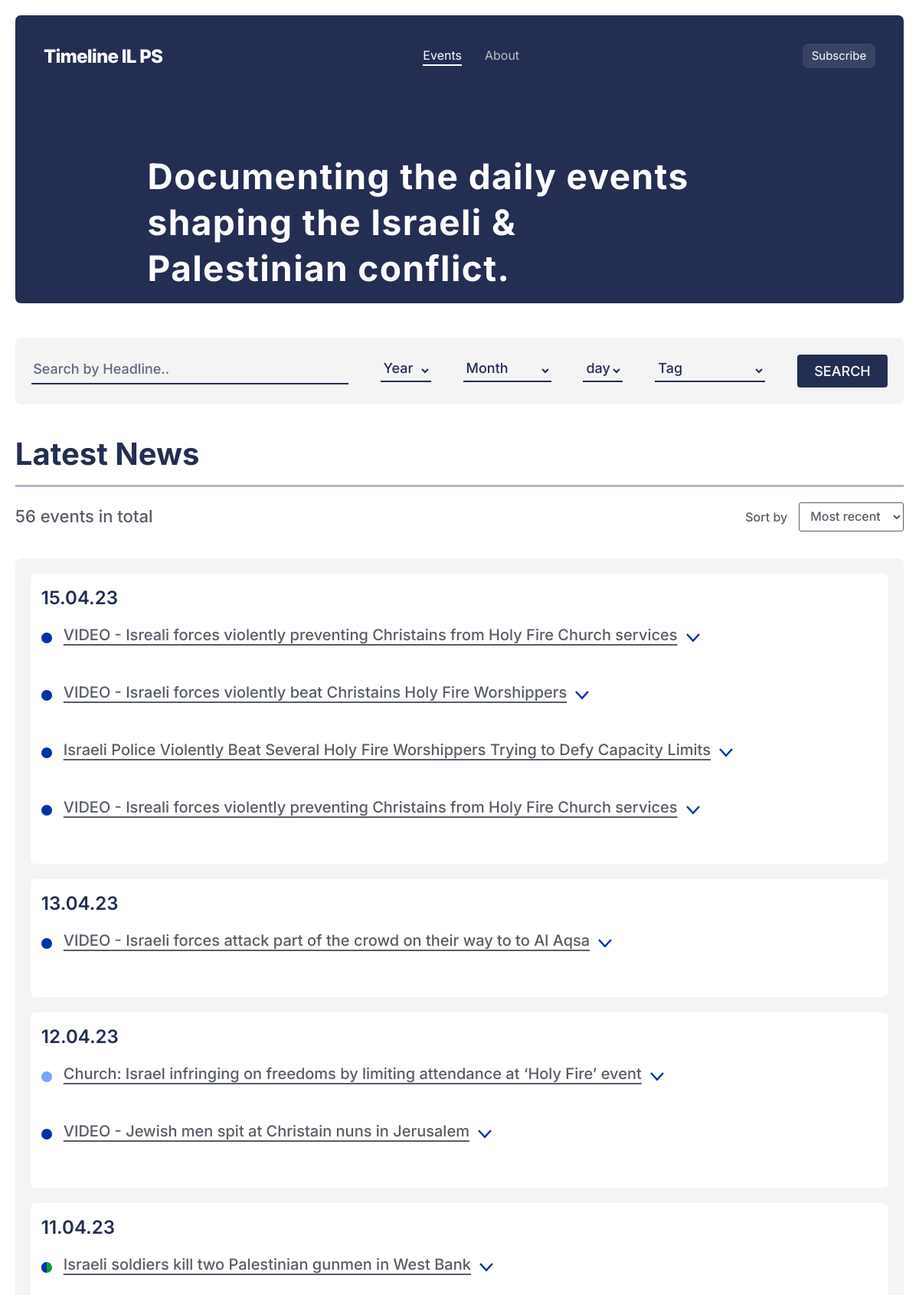
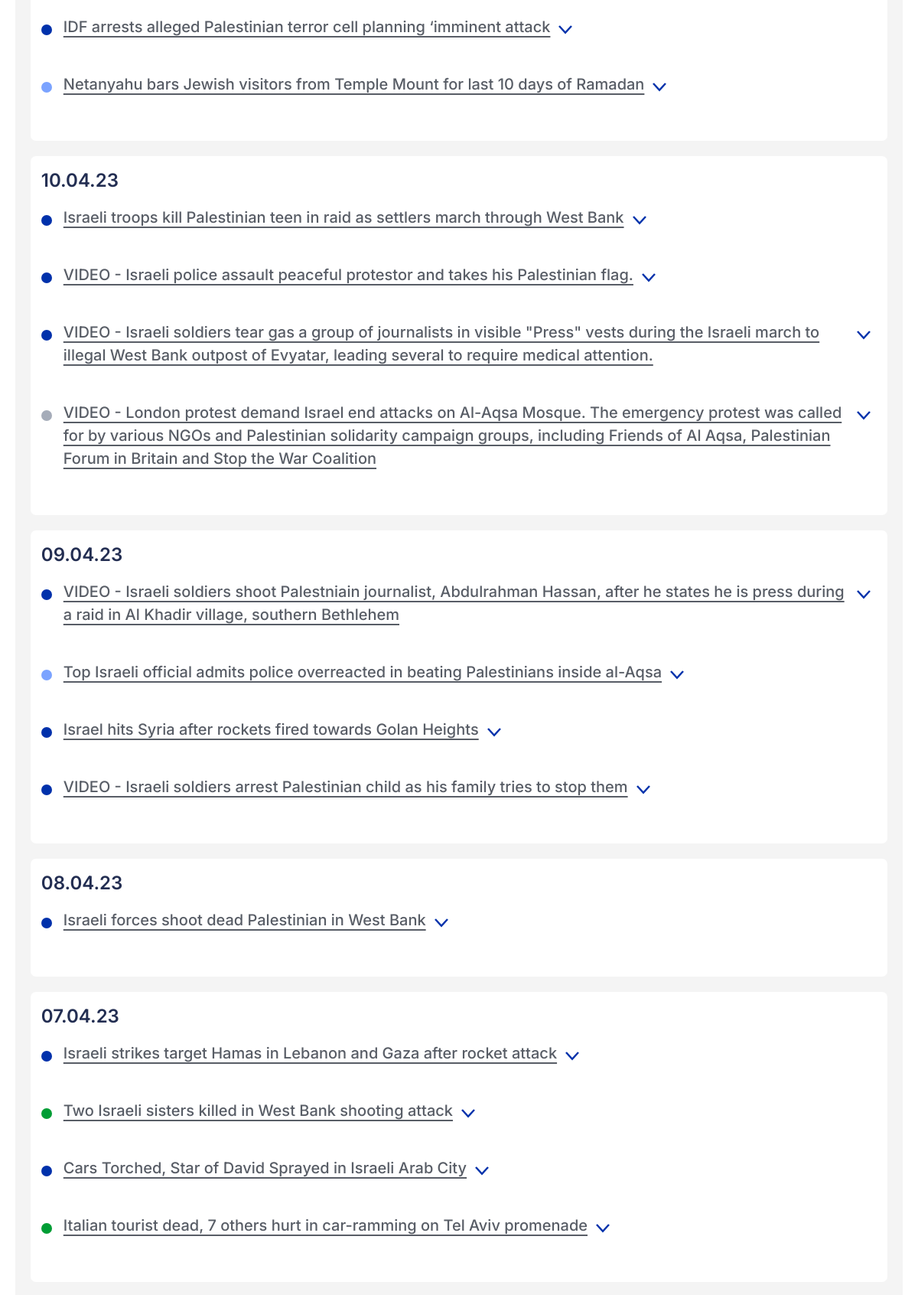
The page / (upper part) on the database its author committed (2 pictures, top to bottom).
### user/models.py (models this page shows, shortened)
class event(models.Model):
    categories=(("GD","GD"),("BD","BD"),("GD/BD","GD/BD"),("LGD","LGD"),("LBD","LBD"),("GrD","GrD"))
    category = models.CharField(max_length=200,choices=categories,null=True)
    author = models.ForeignKey(User, on_delete=models.CASCADE,default=User)
    event_date = models.DateField()
    event_title= models.CharField(max_length=200)
    event_bullet_1=models.CharField(max_length=200,help_text = "Required",blank=False,null=True)
    event_bullet_2=models.CharField(max_length=200,help_text = "Opional",null=True,blank=True)
    event_bullet_3=models.CharField(max_length=200,help_text = "Opional",null=True,blank=True)
    event_bullet_4=models.CharField(max_length=200,help_text = "Opional",null=True,blank=True)
    event_bullet_5=models.CharField(max_length=200,help_text = "Opional",null=True,blank=True)
    source1_url = models.URLField(help_text = "Required",)
    source1_image = models.URLField(help_text = "Required",null=True,blank=True)
    source2_url = models.URLField(help_text = "Opional",null=True,blank=True)
    source2_image = models.URLField(help_text = "Opional",null=True,blank=True)
    source3_url = models.URLField(help_text = "Opional",null=True,blank=True)
    source3_image = models.URLField(help_text = "Opional",null=True,blank=True)
    tags = models.ManyToManyField("tag",null=True,blank=True)

### user/views.py (the view)
# urls.py: path('',views.home,name="landing"),
def home(request):
    queryset = event.objects.order_by('-event_date')
    sort_input = "default"
    if request.method == 'POST':
        sort_input =request.POST.get('selected_sort')
        if sort_input == "name-asc":
            queryset = event.objects.order_by('event_date')
        else:
            queryset = event.objects.order_by('-event_date')
    years = queryset.values('event_date__year')
    year_list = sorted(set(year['event_date__year'] for year in years), reverse=True)
    tag_list = tag.objects.all()
    title_filter=request.POST.get('headline')
    year_filter=request.POST.get('Year')
    month_filter=request.POST.get('month')
    day_filter=request.POST.get('day')
    tag_filter=request.POST.get('tag')
    if title_filter:
        queryset=queryset.filter(event_title__icontains=title_filter)
    if year_filter:
        year_filter = int(year_filter)
        queryset = queryset.filter(event_date__year=year_filter)
    if month_filter:
        queryset=queryset.filter(event_date__month=month_filter)
    if day_filter:
        day_filter = int(day_filter)
        queryset=queryset.filter(event_date__day=day_filter)
    print(queryset.values('event_date'))
    grouped_queryset = queryset.values('event_date').annotate(count=Count('id'))
    paginator = Paginator(grouped_queryset, 10)  # Display 10 items per page
    page = request.GET.get('page')
    grouped_queryset_paginated = paginator.get_page(page)
    context = {'grouped_queryset': grouped_queryset_paginated, "queryset": queryset, 'events_num': len(queryset), 'paginator': paginator, 'sort_input': sort_input,"year_list":year_list,"year":year_filter,"month":month_filter,"day":day_filter,"title":title_filter,"tag":tag_filter,"tag_list":tag_list}
    return render(request, 'index.html', context)

### user/models.py (called while the page is built)
    def __str__(self):
        return self.tag

### user/templates/index.html (shortened to what this page needs)
{% load static%}
<!DOCTYPE html>
<html lang="en" style="overflow-x: hidden;">
<head>
    <link rel="stylesheet" media='screen and (min-width: 900px)' href="{% static 'css/main.css' %}">
    <link rel='stylesheet' media='screen and (max-width: 900px)' href="{% static 'css/main_mobile.css' %}" />
    <link rel="stylesheet" href="https://cdnjs.cloudflare.com/ajax/libs/twitter-bootstrap/4.1.3/css/bootstrap.min.css">
    <link rel="stylesheet" href="https://cdnjs.cloudflare.com/ajax/libs/ionicons/2.0.1/css/ionicons.min.css">
</head>
<body>
    <div id="header_wrapper">
        <header id="header">
            <div id="header_p1">
                <a href="{% url 'landing' %}"><img src="{% static 'img/logo.png' %}" alt="" id="landing_logo"></a>
            </div>
            <div id="header_p2">
                    <div id="events" class="head_menu_li">Events</div>
                    <a href="{% url 'about' %}"><div id="about" class="head_menu_li">About</div></a>
            </div>
            <div id="header_p3">
                    <div id="subscribe" class="onHover">Subscribe</div>
            </div>
        </header>
        <div id="head_desc">Documenting the daily events shaping the Israeli & Palestinian conflict.</div>
    </div>
    <section id="big_cont">
        <div id="search_box">
            <form action="" method="post">
                <input type="text" id="headline_input" name="headline" placeholder="Search by Headline..">
                <select id="year_input" name="Year" >
                    <option disabled selected value="0">Year</option>
                  </select>
                <select id="month_input" name="month" >
                    <option disabled selected value="0">Month</option>
                  </select>
                <select id="day_input" name="day" >
                    <option disabled selected value="0">day</option>
                  </select>
                <select id="tag_input" name="tag">
                    <option value="default">Tag</option>
                </select>
                <input type="submit" id="search_btn" value="SEARCH">
            </form>
        </div>
        <div id="event_ctrl">
            <div id="newest_event">Latest News</div>
            <div id="ctrl_p2">
                <div id="events_number">{{ events_num }} events in total</div>
                <div id="sort_box">
                    <div id="sort_title">Sort by</div>
                    <form action="" id="sort_form" method="post">
                        <select id="sort_by_select" name="selected_sort">
                            <option value="default" >Most recent</option>
                        </select>
                    </form>
                </div>
            </div>
        </div>
        <div id="events_cont">
            {% for group in grouped_queryset %}
            <div class="events_date">
                <div class="event_date">{{ group.event_date|date:"d.m.y" }}</div>
                {% for event in queryset %}
                {% if event.event_date == group.event_date %}
                  <div class="event">
                      <div class="event_title">
                          {% if event.category == "GD" %}
                            <svg width="14" height="14" viewBox="0 0 14 14" fill="none" xmlns="http://www.w3.org/2000/svg">
                                <rect width="14" height="14" rx="7" fill="#009D35"/>
                            </svg>
                          {% elif event.category == "BD" %}
                            <svg width="14" height="14" viewBox="0 0 14 14" fill="none" xmlns="http://www.w3.org/2000/svg">
                                <rect width="14" height="14" rx="7" fill="#0031AB"/>
                            </svg>
                          {% elif event.category == "GD/BD" %}
                            <svg width="14" height="14" viewBox="0 0 14 14" fill="none" xmlns="http://www.w3.org/2000/svg">
                                <rect width="14" height="14" rx="7" fill="#009D35"/>
                                <path d="M0 7C0 3.13401 3.13401 0 7 0V0V7V14V14C3.13401 14 0 10.866 0 7V7Z" fill="#0031AB"/>
                            </svg>
                          {% elif event.category == "LGD" %}
                            <svg width="14" height="14" viewBox="0 0 14 14" fill="none" xmlns="http://www.w3.org/2000/svg">
                                <rect width="14" height="14" rx="7" fill="#D0ECDB"/>
                            </svg>
                          {% elif event.category == "LBD" %}
                            <svg width="14" height="14" viewBox="0 0 14 14" fill="none" xmlns="http://www.w3.org/2000/svg">
                                <rect width="14" height="14" rx="7" fill="#7BA3FF"/>
                            </svg>
                          {% elif event.category == "GrD" %}
                            <svg width="14" height="14" viewBox="0 0 14 14" fill="none" xmlns="http://www.w3.org/2000/svg">
                                <rect width="14" height="14" rx="7" fill="#A5ACB9"/>
                            </svg>
                          {% endif %}
                          <div>{{ event.event_title }}</div>
                          <svg class="expend_arrow" width="20" height="14" viewBox="0 0 20 14" fill="none" xmlns="http://www.w3.org/2000/svg">
                              <path d="M2 2L10 10.7273L18 2" stroke="#0031AB" stroke-width="2.5"/>
                          </svg>
                      </div>
                  </div>
                {% endif %}
                {% endfor %}
            </div>
            {% endfor %}
        </div>
    </section>
</body>
</html>

### user/static/css/main.css (style rules this page uses)
html { font-size: 62.5%; overflow-x: hidden; overflow-y: hidden; }
a { text-decoration: none !important; }
body { margin: 0; padding: 0; overflow-x: hidden ; box-sizing: border-box; font-size: 1.6em; background-color: #ffffff !important; display: flex; flex-direction: column; justify-content:center; align-items: center; }
#header_wrapper { display: flex; flex-direction: column; justify-content:start; align-items: center; height: 47vh; background-color: #232E52; width: 96.7vw; border-radius: 7px; margin-top: 1.65vw; padding: 37px; }
#header { width: 100%; display: flex; justify-content:space-between; align-items: center; }
#header_p2 { display: flex; justify-content:space-between; align-items: start; }
.head_menu_li { font-family: 'Inter'; font-style: normal; font-weight: 400; font-size: 16px; color: #FFFFFF; opacity: 0.7; margin-right: 30px; }
#subscribe { background: rgba(255, 255, 255, 0.1); border-radius: 7px; align-content: center; padding: 5px 12px; font-family: 'Inter'; font-style: normal; font-weight: 400; font-size: 15px; color: #FFFFFF; }
#head_desc { font-family: 'Inter'; font-style: normal; font-weight: 700; font-size: 46px; line-height: 130%; letter-spacing: 0.03em; color: #FFFCFC; margin-top: 14vh; width: 75%; }
#search_box { width: 96.7vw; background-color: #F4F4F4; display: flex; justify-content:center; align-items: center; padding: 22px 10px; margin-top: 45px; border-radius: 7px; }
#search_box form { width: 98%; display: flex; justify-content:space-between; align-items: center; }
#headline_input { border: 0px; border-bottom: 2px solid #232E52; color: #232E52; font-family: 'Inter'; font-style: normal; font-weight: 500; font-size: 18px; background-color: #F4F4F4; padding-bottom: 5px; width: 37%; }
#headline_input::placeholder { color: #232E52; font-family: 'Inter'; font-style: normal; font-weight: 500; font-size: 18px; opacity: 0.7; }
#search_box form select { border: 0px; border-bottom: 2px solid #232E52; color: #232E52; font-family: 'Inter'; font-style: normal; font-weight: 500; font-size: 18px; background-color: #F4F4F4; padding-bottom: 5px; }
#search_btn { padding: 8px 22px; background-color: #232E52; font-family: 'Inter'; font-style: normal; font-weight: 500; font-size: 18px; color: #FFF; border: 0; border-radius: 4px; }
#event_ctrl { width: 96.7vw; display: flex; flex-direction:column; justify-content:start; align-items: start; margin-top: 35px; }
#newest_event { font-family: 'Inter'; font-style: normal; font-weight: 700; font-size: 40px; color: #232E52; padding-bottom: 10px; border-bottom: 3.5px solid #ADB8CC; width: 100%; }
#ctrl_p2 { width: 100%; display: flex; justify-content:space-between; align-items: center; padding-top: 20px; }
#events_number { font-family: 'Inter'; font-style: normal; font-weight: 500; font-size: 22px; color: #585D66; }
#sort_box { display: flex; justify-content:space-between; align-items: center; }
#sort_title { font-family: 'Inter'; font-style: normal; font-weight: 500; font-size: 16px; color: #585D66; margin-right: 15px; }
#sort_box select { background-color: white; font-family: 'Inter'; font-style: normal; font-weight: 500; font-size: 16px; color: #585D66; padding: 7px 10px; border: 1.5px solid #585D66; border-radius: 3px; }
#events_cont { width: 96.7vw; display: flex; flex-direction:column; justify-content:center; align-items: start; margin-top: 35px; background-color: #F4F4F4; border-radius: 7px; padding: 20px 20px 0px 20px; }
.events_date { width: 100%; display: flex; flex-direction:column; justify-content:start; align-items: start; padding: 14px; background-color: white; border-radius: 7px; margin-bottom: 20px; }
.event_date { font-family: 'Inter'; font-style: normal; font-weight: 600; font-size: 24px; color: #232E52; padding-bottom: 15px; }
.event_title { display: flex; align-items: start; width: 95vw; }
.event_title div { font-family: 'Inter'; font-style: normal; font-weight: 500; font-size: 20px; color: #585D66; margin: 0px 10px 0px 15px; text-decoration: underline; text-decoration-color: #585D66; text-decoration-style: solid; text-decoration-thickness: 2px; text-underline-offset: 5px; max-width: 90% !important; }
.event_title svg { margin-top: 12px; }

### user/templates/index.html (style rules this page uses)
#events { opacity: 1; border-bottom: 2.5px solid white; }

### rows shown on the page
event: category "BD" (drawn), event_title "VIDEO - Isreali forces violently preventing Christains from Holy Fire Church services"
event: category "BD" (drawn), event_title "VIDEO - Israeli forces violently beat Christains Holy Fire Worshippers"
event: category "BD" (drawn), event_title "Israeli Police Violently Beat Several Holy Fire Worshippers Trying to Defy Capacity Limits"
event: category "BD" (drawn), event_title "VIDEO - Isreali forces violently preventing Christains from Holy Fire Church services"
event: category "BD" (drawn), event_title "VIDEO - Israeli forces attack part of the crowd on their way to to Al Aqsa"
event: category "LBD" (drawn), event_title "Church: Israel infringing on freedoms by limiting attendance at ‘Holy Fire’ event"
event: category "BD" (drawn), event_title "VIDEO - Jewish men spit at Christain nuns in Jerusalem"
event: category "GD/BD" (drawn), event_title "Israeli soldiers kill two Palestinian gunmen in West Bank"
event: category "BD" (drawn), event_title "IDF arrests alleged Palestinian terror cell planning ‘imminent attack"
event: category "LBD" (drawn), event_title "Netanyahu bars Jewish visitors from Temple Mount for last 10 days of Ramadan"
event: category "BD" (drawn), event_title "Israeli troops kill Palestinian teen in raid as settlers march through West Bank"
event: category "BD" (drawn), event_title "VIDEO - Israeli police assault peaceful protestor and takes his Palestinian flag."
event: category "BD" (drawn), event_title "VIDEO - Israeli soldiers tear gas a group of journalists in visible \"Press\" vests during the Israeli march to illegal West Bank outpost of Evyatar, leading several to require medical attention."
event: category "GrD" (drawn), event_title "VIDEO - London protest demand Israel end attacks on Al-Aqsa Mosque. The emergency protest was called for by various NGOs and Palestinian solidarity campaign groups, including Friends of Al Aqsa, Palestinian Forum in Britain and Stop the War Coalition"
event: category "BD" (drawn), event_title "VIDEO - Israeli soldiers shoot Palestniain journalist, Abdulrahman Hassan, after he states he is press during a raid in Al Khadir village, southern Bethlehem"
event: category "LBD" (drawn), event_title "Top Israeli official admits police overreacted in beating Palestinians inside al-Aqsa"
event: category "BD" (drawn), event_title "Israel hits Syria after rockets fired towards Golan Heights"
event: category "BD" (drawn), event_title "VIDEO - Israeli soldiers arrest Palestinian child as his family tries to stop them"
event: category "BD" (drawn), event_title "Israeli forces shoot dead Palestinian in West Bank"
event: category "BD" (drawn), event_title "Israeli strikes target Hamas in Lebanon and Gaza after rocket attack"
event: category "GD" (drawn), event_title "Two Israeli sisters killed in West Bank shooting attack"
event: category "BD" (drawn), event_title "Cars Torched, Star of David Sprayed in Israeli Arab City"
event: category "GD" (drawn), event_title "Italian tourist dead, 7 others hurt in car-ramming on Tel Aviv promenade"

### other values the page prints
{{ events_num }} "56"
{{ group.event_date|date:"d.m.y" }} "15.04.23" "13.04.23" "12.04.23" "11.04.23" "10.04.23" "09.04.23" "08.04.23" "07.04.23"
